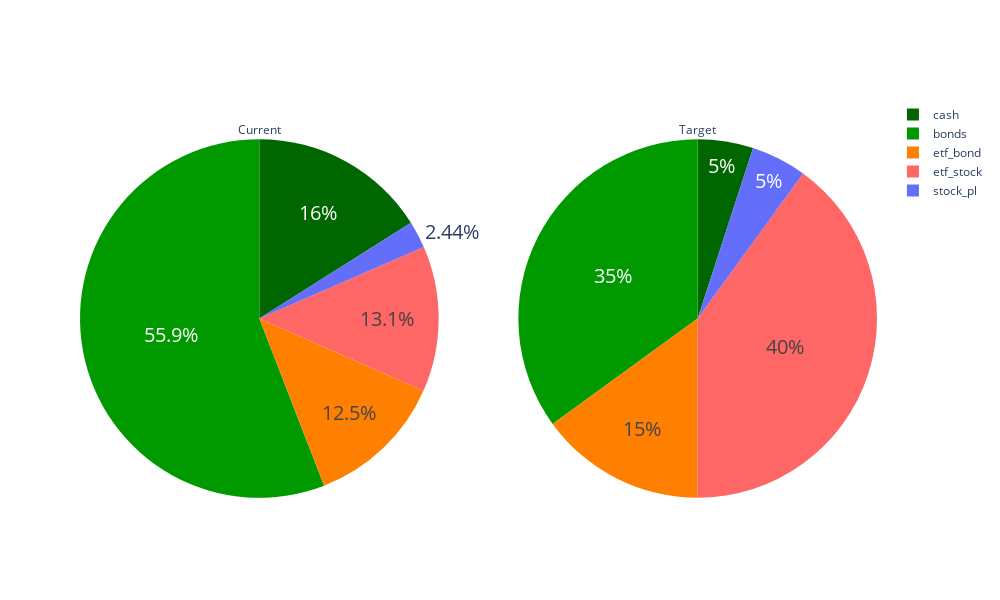

This figure's notebook cell:
### Code cell
# dodać info ile te procenty rebalancingu to jest sztuk danego aktywa po aktualnej cenie (z racji, że kilka aktywów to po średniej ważonej cenie albo po cenie tego z ike)
# może w ogóle dodac kominukat "aby optymalnie dokonać rebalancingu dokup X sztuk tickera XXXX.XX po aktualnej cenie X"

trace1 = go.Pie(
    values=pie_current['current_value'],
    labels=pie_current['asset_type'],
    domain=dict(x=[0, 0.45]),
    name="Current",
    title="Current",
    hoverinfo="label+percent+name",
    sort=False
)
trace2 = go.Pie(
    values=pie_current['target_value'],
    labels=pie_current['asset_type'],
    domain=dict(x=[0.55, 1.0]),
    name="Target",
    title="Target",
    hoverinfo="label+percent+name",
    sort=False
)
layout = go.Layout()
data = [trace1, trace2]
fig = go.Figure(data=data, layout=layout)
fig.update_traces(marker=dict(colors=["#006600", "#009900", "#ff8000", "#ff6666"]), textfont_size=20)
fig.update_layout(
    autosize=False,
    width=1000,
    height=600,
)
fig.show()
print("Portfolio needs rebalancing!")
print("Change the amount of bonds by", pie_current[pie_current['asset_type'] == 'etf_bond']['diff'].reset_index(drop=True)[0])
print("Change the amount of stocks by", pie_current[pie_current['asset_type'] == 'etf_stock']['diff'].reset_index(drop=True)[0])

### Figure 1 — Plotly figure (JSON) as saved in the notebook; plotly's stock layout.template omitted (floating-point values rounded to 4 significant figures)
{"data": [{"domain": {"x": [0, 0.45]}, "hoverinfo": "label+percent+name", "labels": ["cash", "bonds", "etf_bond", "etf_stock", "stock_pl"], "marker": {"colors": ["#006600", "#009900", "#ff8000", "#ff6666"]}, "name": "Current", "sort": false, "textfont": {"size": 20}, "title": {"text": "Current"}, "type": "pie", "values": [0.1604, 0.5588, 0.1252, 0.1312, 0.02439]}, {"domain": {"x": [0.55, 1]}, "hoverinfo": "label+percent+name", "labels": ["cash", "bonds", "etf_bond", "etf_stock", "stock_pl"], "marker": {"colors": ["#006600", "#009900", "#ff8000", "#ff6666"]}, "name": "Target", "sort": false, "textfont": {"size": 20}, "title": {"text": "Target"}, "type": "pie", "values": [0.05, 0.35, 0.15, 0.4, 0.05]}], "layout": {"autosize": false, "height": 600, "width": 1000}}
